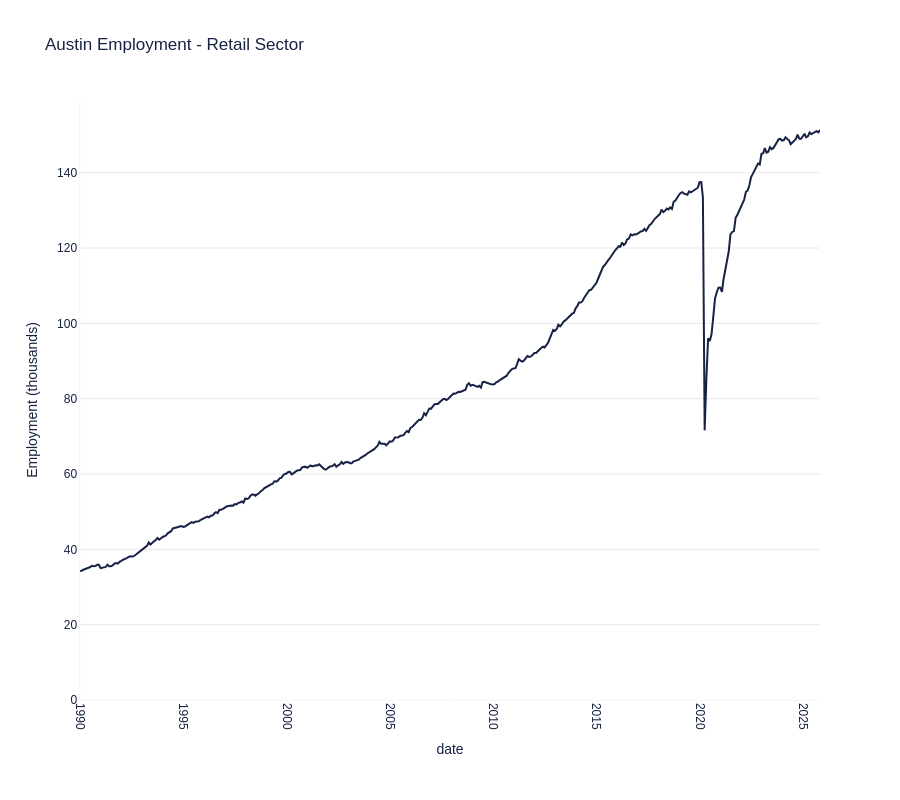

Write notebook code for a chart like this one.
### Markdown cell above
## Chart 3: Austin Employment - Retail Sector

Tracks employment in Leisure & Hospitality (retail-related employment)

### Code cell
# Fetch retail employment data
df_retail = fetch_fred_series('AUST448LEIH', 'Leisure & Hospitality')

# Create chart
fig = aquila_styled_line_chart(
    df_retail,
    x='date',
    y='Leisure & Hospitality',
    title='Austin Employment - Retail Sector',
    height=800
)

fig.update_yaxes(rangemode='tozero', title='Employment (thousands)')

# Save chart
fig.write_html('charts/economic-indicators/austin_employment_retail.html')
print("✓ Chart saved: austin_employment_retail.html")

fig.show()

### Figure 1 — Plotly figure (JSON) as saved in the notebook; plotly's stock layout.template omitted (floating-point values rounded to 4 significant figures; data arrays with more than 128 entries replaced by an {"elided": "..."} marker saying what was removed)
{"data": [{"hovertemplate": "date=%{x}<br>Leisure & Hospitality=%{y}<extra></extra>", "legendgroup": "", "line": {"color": "#172344", "dash": "solid"}, "marker": {"symbol": "circle"}, "mode": "lines", "name": "", "orientation": "v", "showlegend": false, "type": "scatter", "x": {"elided": "431 str values"}, "xaxis": "x", "y": {"elided": "431 float values"}, "yaxis": "y"}], "layout": {"font": {"color": "#172344", "family": "Futura LT Pro, Futura, Arial, sans-serif"}, "height": 800, "legend": {"orientation": "h", "title": {"font": {"family": "Futura LT Pro, Futura, Arial, sans-serif"}}, "tracegroupgap": 0, "x": 0.5, "xanchor": "center", "y": -0.25, "yanchor": "bottom"}, "margin": {"b": 100}, "paper_bgcolor": "white", "plot_bgcolor": "white", "title": {"font": {"family": "Futura LT Pro, Futura, Arial, sans-serif"}, "text": "Austin Employment - Retail Sector"}, "xaxis": {"anchor": "y", "domain": [0, 1], "linecolor": "#e9e9ea", "linewidth": 0.5, "mirror": false, "showgrid": false, "showline": true, "tickangle": 90, "title": {"text": "date"}, "zeroline": false}, "yaxis": {"anchor": "x", "domain": [0, 1], "gridcolor": "#e9e9ea", "linecolor": "#e9e9ea", "linewidth": 0.5, "mirror": false, "rangemode": "tozero", "showgrid": true, "showline": true, "title": {"text": "Employment (thousands)"}, "zeroline": true}}}
